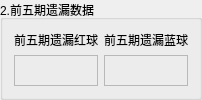
         <widget class="QGroupBox" name="groupBox_2">
          <property name="maximumSize">
           <size>
            <width>16777215</width>
            <height>120</height>
           </size>
          </property>
          <property name="title">
           <string>2.前五期遗漏数据</string>
          </property>
          <layout class="QGridLayout" name="gridLayout_7">
           <item row="0" column="0">
            <layout class="QHBoxLayout" name="horizontalLayout_14" stretch="1,1">
             <item>
              <layout class="QVBoxLayout" name="verticalLayout_13" stretch="0,1">
               <item>
                <widget class="QLabel" name="label_11">
                 <property name="text">
                  <string>前五期遗漏红球</string>
                 </property>
                </widget>
               </item>
               <item>
                <widget class="QFrame" name="frame_11">
                 <property name="frameShape">
                  <enum>QFrame::StyledPanel</enum>
                 </property>
                 <property name="frameShadow">
                  <enum>QFrame::Raised</enum>
                 </property>
                </widget>
               </item>
              </layout>
             </item>
             <item>
              <layout class="QVBoxLayout" name="verticalLayout_14" stretch="0,1">
               <item>
                <widget class="QLabel" name="label_12">
                 <property name="text">
                  <string>前五期遗漏蓝球</string>
                 </property>
                </widget>
               </item>
               <item>
                <widget class="QFrame" name="frame_12">
                 <property name="frameShape">
                  <enum>QFrame::StyledPanel</enum>
                 </property>
                 <property name="frameShadow">
                  <enum>QFrame::Raised</enum>
                 </property>
                </widget>
               </item>
              </layout>
             </item>
            </layout>
           </item>
          </layout>
         </widget>
